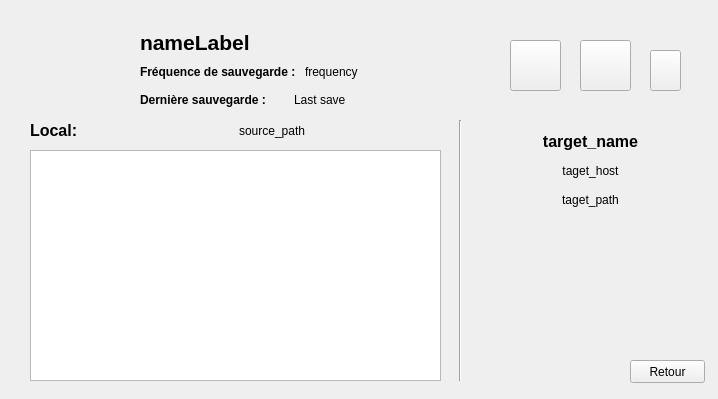
<?xml version="1.0" encoding="UTF-8"?>
<ui version="4.0">
 <class>BackupDetailsDialog</class>
 <widget class="QWidget" name="BackupDetailsDialog">
  <property name="geometry">
   <rect>
    <x>0</x>
    <y>0</y>
    <width>718</width>
    <height>399</height>
   </rect>
  </property>
  <property name="windowTitle">
   <string>Form</string>
  </property>
  <widget class="QTreeView" name="treeView">
   <property name="geometry">
    <rect>
     <x>30</x>
     <y>150</y>
     <width>411</width>
     <height>231</height>
    </rect>
   </property>
  </widget>
  <widget class="QLabel" name="icon">
   <property name="geometry">
    <rect>
     <x>30</x>
     <y>30</y>
     <width>71</width>
     <height>71</height>
    </rect>
   </property>
   <property name="text">
    <string/>
   </property>
   <property name="pixmap">
    <pixmap resource="../../../res/res.qrc">:/images/save-icon.png</pixmap>
   </property>
   <property name="scaledContents">
    <bool>true</bool>
   </property>
  </widget>
  <widget class="Line" name="line">
   <property name="geometry">
    <rect>
     <x>450</x>
     <y>120</y>
     <width>20</width>
     <height>261</height>
    </rect>
   </property>
   <property name="orientation">
    <enum>Qt::Vertical</enum>
   </property>
  </widget>
  <widget class="QPushButton" name="trashButton">
   <property name="geometry">
    <rect>
     <x>650</x>
     <y>50</y>
     <width>31</width>
     <height>41</height>
    </rect>
   </property>
   <property name="text">
    <string/>
   </property>
   <property name="icon">
    <iconset resource="../../../res/res.qrc">
     <normaloff>:/images/trash-icon.png</normaloff>:/images/trash-icon.png</iconset>
   </property>
   <property name="iconSize">
    <size>
     <width>25</width>
     <height>25</height>
    </size>
   </property>
  </widget>
  <widget class="QPushButton" name="decryptButton">
   <property name="geometry">
    <rect>
     <x>510</x>
     <y>40</y>
     <width>51</width>
     <height>51</height>
    </rect>
   </property>
   <property name="text">
    <string/>
   </property>
   <property name="icon">
    <iconset resource="../../../res/res.qrc">
     <normaloff>:/images/unlock-icon.png</normaloff>:/images/unlock-icon.png</iconset>
   </property>
   <property name="iconSize">
    <size>
     <width>35</width>
     <height>35</height>
    </size>
   </property>
  </widget>
  <widget class="QPushButton" name="configButton">
   <property name="geometry">
    <rect>
     <x>580</x>
     <y>40</y>
     <width>51</width>
     <height>51</height>
    </rect>
   </property>
   <property name="text">
    <string/>
   </property>
   <property name="icon">
    <iconset resource="../../../res/res.qrc">
     <normaloff>:/images/config-icon.png</normaloff>:/images/config-icon.png</iconset>
   </property>
   <property name="iconSize">
    <size>
     <width>40</width>
     <height>40</height>
    </size>
   </property>
  </widget>
  <widget class="QLabel" name="stateIcon">
   <property name="geometry">
    <rect>
     <x>550</x>
     <y>230</y>
     <width>101</width>
     <height>81</height>
    </rect>
   </property>
   <property name="minimumSize">
    <size>
     <width>75</width>
     <height>50</height>
    </size>
   </property>
   <property name="text">
    <string/>
   </property>
   <property name="pixmap">
    <pixmap resource="../../../res/res.qrc">:/images/usb-ok.png</pixmap>
   </property>
   <property name="scaledContents">
    <bool>true</bool>
   </property>
  </widget>
  <widget class="QPushButton" name="backButton">
   <property name="geometry">
    <rect>
     <x>630</x>
     <y>360</y>
     <width>75</width>
     <height>23</height>
    </rect>
   </property>
   <property name="text">
    <string>Retour</string>
   </property>
   <property name="flat">
    <bool>false</bool>
   </property>
  </widget>
  <widget class="QWidget" name="">
   <property name="geometry">
    <rect>
     <x>30</x>
     <y>120</y>
     <width>411</width>
     <height>21</height>
    </rect>
   </property>
   <layout class="QHBoxLayout" name="horizontalLayout">
    <item>
     <widget class="QLabel" name="label_4">
      <property name="font">
       <font>
        <pointsize>12</pointsize>
        <weight>75</weight>
        <bold>true</bold>
       </font>
      </property>
      <property name="text">
       <string>Local:</string>
      </property>
     </widget>
    </item>
    <item>
     <widget class="QLabel" name="sourcePathLabel">
      <property name="text">
       <string>source_path</string>
      </property>
     </widget>
    </item>
   </layout>
  </widget>
  <widget class="QWidget" name="">
   <property name="geometry">
    <rect>
     <x>140</x>
     <y>30</y>
     <width>301</width>
     <height>81</height>
    </rect>
   </property>
   <layout class="QVBoxLayout" name="verticalLayout">
    <item>
     <widget class="QLabel" name="nameLabel">
      <property name="font">
       <font>
        <pointsize>16</pointsize>
        <weight>75</weight>
        <bold>true</bold>
        <underline>false</underline>
       </font>
      </property>
      <property name="text">
       <string>nameLabel</string>
      </property>
      <property name="scaledContents">
       <bool>false</bool>
      </property>
     </widget>
    </item>
    <item>
     <layout class="QHBoxLayout" name="horizontalLayout_3">
      <item>
       <widget class="QLabel" name="label_2">
        <property name="font">
         <font>
          <weight>75</weight>
          <bold>true</bold>
         </font>
        </property>
        <property name="text">
         <string>Fréquence de sauvegarde : </string>
        </property>
       </widget>
      </item>
      <item>
       <widget class="QLabel" name="frequencyLabel">
        <property name="text">
         <string>frequency</string>
        </property>
       </widget>
      </item>
     </layout>
    </item>
    <item>
     <layout class="QHBoxLayout" name="horizontalLayout_2">
      <item>
       <widget class="QLabel" name="label">
        <property name="font">
         <font>
          <weight>75</weight>
          <bold>true</bold>
         </font>
        </property>
        <property name="text">
         <string>Dernière sauvegarde :</string>
        </property>
       </widget>
      </item>
      <item>
       <widget class="QLabel" name="lastSaveLabel">
        <property name="text">
         <string>Last save</string>
        </property>
       </widget>
      </item>
     </layout>
    </item>
   </layout>
  </widget>
  <widget class="QWidget" name="">
   <property name="geometry">
    <rect>
     <x>480</x>
     <y>130</y>
     <width>221</width>
     <height>81</height>
    </rect>
   </property>
   <layout class="QVBoxLayout" name="verticalLayout_2">
    <item>
     <widget class="QLabel" name="targetNameLabel">
      <property name="font">
       <font>
        <pointsize>12</pointsize>
        <weight>75</weight>
        <bold>true</bold>
       </font>
      </property>
      <property name="text">
       <string>target_name</string>
      </property>
      <property name="alignment">
       <set>Qt::AlignCenter</set>
      </property>
     </widget>
    </item>
    <item>
     <widget class="QLabel" name="targetHostLabel">
      <property name="enabled">
       <bool>true</bool>
      </property>
      <property name="text">
       <string>taget_host</string>
      </property>
      <property name="alignment">
       <set>Qt::AlignCenter</set>
      </property>
     </widget>
    </item>
    <item>
     <widget class="QLabel" name="targetPathLabel">
      <property name="text">
       <string>taget_path</string>
      </property>
      <property name="alignment">
       <set>Qt::AlignCenter</set>
      </property>
     </widget>
    </item>
   </layout>
  </widget>
 </widget>
 <resources>
  <include location="../../../res/res.qrc"/>
 </resources>
 <connections/>
</ui>
